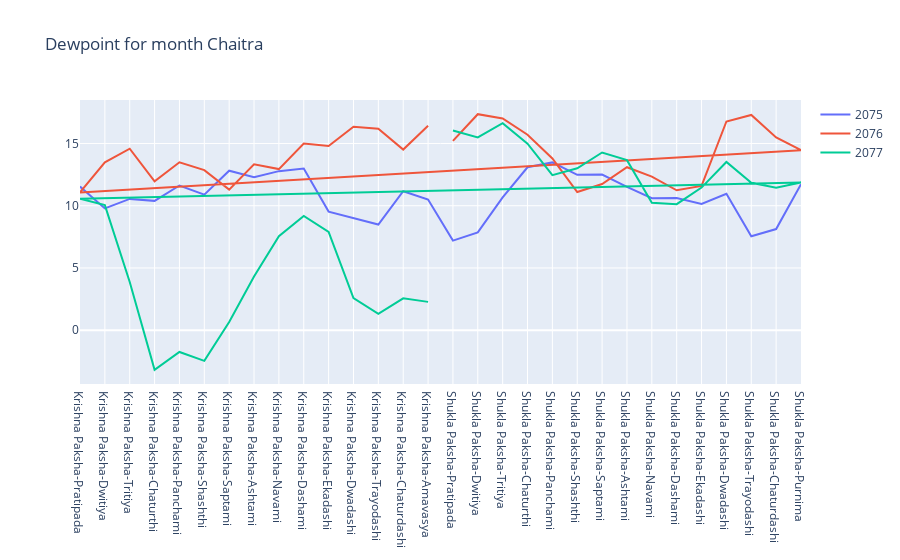
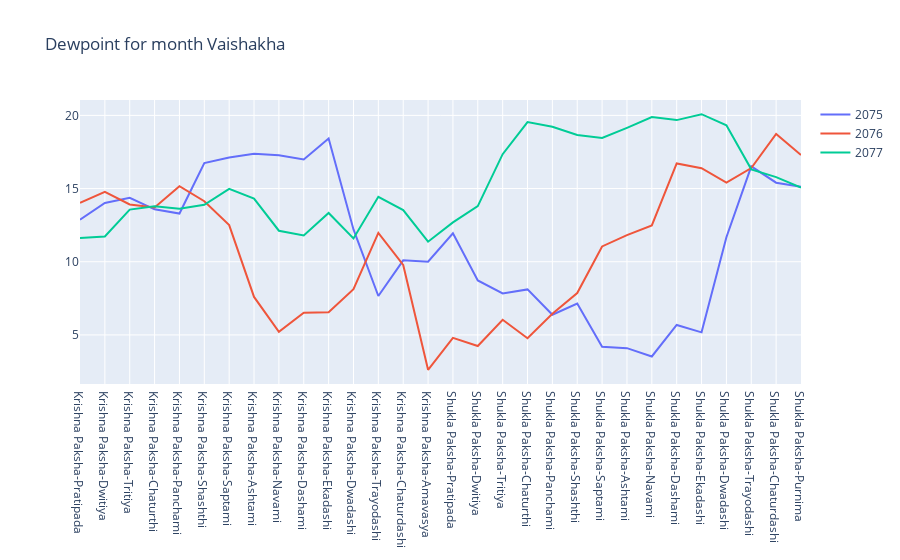
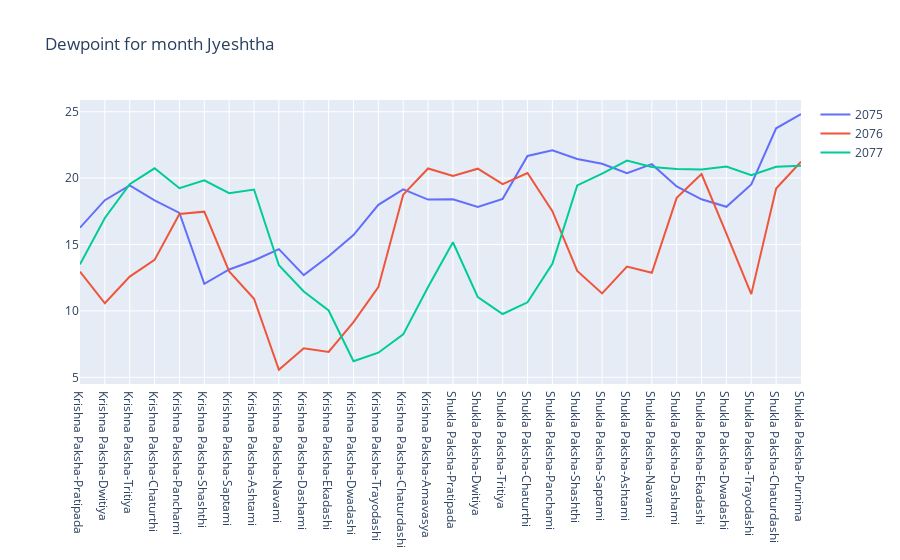
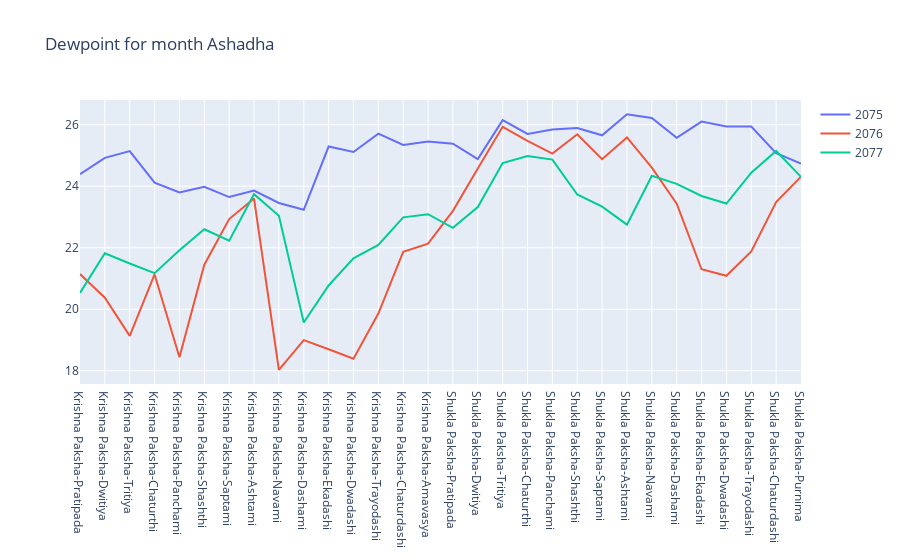

Notebook code for these charts, in order:
### Code cell
# Yearly Temperature comparison for each month according to Hindu calendar
def get_month_name(month_num):
    hindu_month_names = [
    '', 'Chaitra', 'Vaishakha', 'Jyeshtha', 'Ashadha', 'Shravana', 'Bhadra', 
    'Ashwina', 'Kartika', 'Agrahayana', 'Pausa', 'Magha', 'Phalguna'
    ]   
    return hindu_month_names[month_num]

# years array
years = [2075, 2076, 2077]

# months array
months = range(1, 13)

# loop through each month and create a separate figure
for month in months:
    data = []
    layout = dict(title=f"Dewpoint for month {get_month_name(month)}")
    std_dev_arr_hindu = []
    final_std_dev_hindu = []
    
    for year in years:
        # filter data for the given year and month
        filtered = combinedDF[(combinedDF['vikramSamvat'] == year) & (combinedDF['hinduMonthName'] == get_month_name(month))]
        filtered_grouped = filtered.groupby('paksha-tithi', sort=False).agg({'temperature': 'mean','relativeHumidityPercentage': 'mean', 'dewpoint': 'mean','windspeed': 'mean', 'soil_moisture': 'mean', 'hinduMonthName': 'first', 'vikramSamvat': 'first'})

        filtered_grouped = filtered_grouped.reset_index()
        # if(month == 5) :
        #     print(year, get_month_name(month))
        #     print(filtered_grouped)

        std_dev = np.std(filtered_grouped['dewpoint'])
        # print(f"standard deviation for {month} {year} is {std_dev}")
        std_dev_arr_hindu.append(std_dev)

        # create a trace for the year
        trace = go.Scatter(
            x=filtered_grouped['paksha-tithi'],
            y=filtered_grouped['dewpoint'],
            name=str(year)
        )
        
        data.append(trace)
    
    final_std_dev_hindu.append(np.average(std_dev_arr_hindu))
    fig = go.Figure(data=data, layout=layout)
    fig.show()

print(f'Average Monthly Standard Deviation in Hindu Calendar is {np.average(final_std_dev_hindu)}')

### Figure 1 — Plotly figure (JSON) as saved in the notebook; plotly's stock layout.template omitted (floating-point values rounded to 4 significant figures)
{"data": [{"name": "2075", "type": "scatter", "x": ["Krishna Paksha-Pratipada", "Krishna Paksha-Dwitiya", "Krishna Paksha-Tritiya", "Krishna Paksha-Chaturthi", "Krishna Paksha-Panchami", "Krishna Paksha-Shashthi", "Krishna Paksha-Saptami", "Krishna Paksha-Ashtami", "Krishna Paksha-Navami", "Krishna Paksha-Dashami", "Krishna Paksha-Ekadashi", "Krishna Paksha-Dwadashi", "Krishna Paksha-Trayodashi", "Krishna Paksha-Chaturdashi", "Krishna Paksha-Amavasya", "Shukla Paksha-Pratipada", "Shukla Paksha-Dwitiya", "Shukla Paksha-Tritiya", "Shukla Paksha-Chaturthi", "Shukla Paksha-Panchami", "Shukla Paksha-Shashthi", "Shukla Paksha-Saptami", "Shukla Paksha-Ashtami", "Shukla Paksha-Navami", "Shukla Paksha-Dashami", "Shukla Paksha-Ekadashi", "Shukla Paksha-Dwadashi", "Shukla Paksha-Trayodashi", "Shukla Paksha-Chaturdashi", "Shukla Paksha-Purnima"], "y": [11.54, 9.784, 10.55, 10.39, 11.62, 10.89, 12.82, 12.3, 12.78, 12.99, 9.528, 9.023, 8.487, 11.17, 10.5, 7.196, 7.861, 10.67, 13.09, 13.48, 12.49, 12.5, 11.51, 10.6, 10.62, 10.15, 10.96, 7.545, 8.127, 11.73]}, {"name": "2076", "type": "scatter", "x": ["Shukla Paksha-Pratipada", "Shukla Paksha-Dwitiya", "Shukla Paksha-Tritiya", "Shukla Paksha-Chaturthi", "Shukla Paksha-Panchami", "Shukla Paksha-Shashthi", "Shukla Paksha-Saptami", "Shukla Paksha-Ashtami", "Shukla Paksha-Navami", "Shukla Paksha-Dashami", "Shukla Paksha-Ekadashi", "Shukla Paksha-Dwadashi", "Shukla Paksha-Trayodashi", "Shukla Paksha-Chaturdashi", "Shukla Paksha-Purnima", "Krishna Paksha-Pratipada", "Krishna Paksha-Dwitiya", "Krishna Paksha-Tritiya", "Krishna Paksha-Chaturthi", "Krishna Paksha-Panchami", "Krishna Paksha-Shashthi", "Krishna Paksha-Saptami", "Krishna Paksha-Ashtami", "Krishna Paksha-Navami", "Krishna Paksha-Dashami", "Krishna Paksha-Ekadashi", "Krishna Paksha-Dwadashi", "Krishna Paksha-Trayodashi", "Krishna Paksha-Chaturdashi", "Krishna Paksha-Amavasya"], "y": [15.21, 17.36, 17.01, 15.71, 13.8, 11.1, 11.74, 13.1, 12.34, 11.24, 11.59, 16.77, 17.3, 15.49, 14.47, 11.07, 13.49, 14.58, 11.97, 13.49, 12.86, 11.29, 13.33, 12.95, 15.0, 14.8, 16.34, 16.19, 14.52, 16.43]}, {"name": "2077", "type": "scatter", "x": ["Shukla Paksha-Pratipada", "Shukla Paksha-Dwitiya", "Shukla Paksha-Tritiya", "Shukla Paksha-Chaturthi", "Shukla Paksha-Panchami", "Shukla Paksha-Shashthi", "Shukla Paksha-Saptami", "Shukla Paksha-Ashtami", "Shukla Paksha-Navami", "Shukla Paksha-Dashami", "Shukla Paksha-Ekadashi", "Shukla Paksha-Dwadashi", "Shukla Paksha-Trayodashi", "Shukla Paksha-Chaturdashi", "Shukla Paksha-Purnima", "Krishna Paksha-Pratipada", "Krishna Paksha-Dwitiya", "Krishna Paksha-Tritiya", "Krishna Paksha-Chaturthi", "Krishna Paksha-Panchami", "Krishna Paksha-Shashthi", "Krishna Paksha-Saptami", "Krishna Paksha-Ashtami", "Krishna Paksha-Navami", "Krishna Paksha-Dashami", "Krishna Paksha-Ekadashi", "Krishna Paksha-Dwadashi", "Krishna Paksha-Trayodashi", "Krishna Paksha-Chaturdashi", "Krishna Paksha-Amavasya"], "y": [16.04, 15.5, 16.63, 14.98, 12.46, 13.01, 14.28, 13.66, 10.24, 10.13, 11.46, 13.52, 11.85, 11.44, 11.88, 10.57, 10.05, 3.871, -3.186, -1.752, -2.471, 0.6478, 4.318, 7.55, 9.179, 7.904, 2.572, 1.312, 2.554, 2.273]}], "layout": {"title": {"text": "Dewpoint for month Chaitra"}}}

### Figure 2 — Plotly figure (JSON) as saved in the notebook; plotly's stock layout.template omitted (floating-point values rounded to 4 significant figures)
{"data": [{"name": "2075", "type": "scatter", "x": ["Krishna Paksha-Pratipada", "Krishna Paksha-Dwitiya", "Krishna Paksha-Tritiya", "Krishna Paksha-Chaturthi", "Krishna Paksha-Panchami", "Krishna Paksha-Shashthi", "Krishna Paksha-Saptami", "Krishna Paksha-Ashtami", "Krishna Paksha-Navami", "Krishna Paksha-Dashami", "Krishna Paksha-Ekadashi", "Krishna Paksha-Dwadashi", "Krishna Paksha-Trayodashi", "Krishna Paksha-Chaturdashi", "Krishna Paksha-Amavasya", "Shukla Paksha-Pratipada", "Shukla Paksha-Dwitiya", "Shukla Paksha-Tritiya", "Shukla Paksha-Chaturthi", "Shukla Paksha-Panchami", "Shukla Paksha-Shashthi", "Shukla Paksha-Saptami", "Shukla Paksha-Ashtami", "Shukla Paksha-Navami", "Shukla Paksha-Dashami", "Shukla Paksha-Ekadashi", "Shukla Paksha-Dwadashi", "Shukla Paksha-Trayodashi", "Shukla Paksha-Chaturdashi", "Shukla Paksha-Purnima"], "y": [12.87, 14.02, 14.36, 13.58, 13.29, 16.74, 17.12, 17.39, 17.28, 16.99, 18.42, 12.21, 7.658, 10.1, 10, 11.94, 8.723, 7.832, 8.109, 6.376, 7.141, 4.191, 4.095, 3.527, 5.682, 5.174, 11.68, 16.52, 15.4, 15.12]}, {"name": "2076", "type": "scatter", "x": ["Krishna Paksha-Pratipada", "Krishna Paksha-Dwitiya", "Krishna Paksha-Tritiya", "Krishna Paksha-Chaturthi", "Krishna Paksha-Panchami", "Krishna Paksha-Shashthi", "Krishna Paksha-Saptami", "Krishna Paksha-Ashtami", "Krishna Paksha-Navami", "Krishna Paksha-Dashami", "Krishna Paksha-Ekadashi", "Krishna Paksha-Dwadashi", "Krishna Paksha-Trayodashi", "Krishna Paksha-Chaturdashi", "Krishna Paksha-Amavasya", "Shukla Paksha-Pratipada", "Shukla Paksha-Dwitiya", "Shukla Paksha-Tritiya", "Shukla Paksha-Chaturthi", "Shukla Paksha-Panchami", "Shukla Paksha-Shashthi", "Shukla Paksha-Saptami", "Shukla Paksha-Ashtami", "Shukla Paksha-Navami", "Shukla Paksha-Dashami", "Shukla Paksha-Ekadashi", "Shukla Paksha-Dwadashi", "Shukla Paksha-Trayodashi", "Shukla Paksha-Chaturdashi", "Shukla Paksha-Purnima"], "y": [14.03, 14.77, 13.92, 13.71, 15.16, 14.13, 12.5, 7.596, 5.208, 6.519, 6.55, 8.127, 11.97, 9.78, 2.617, 4.796, 4.242, 6.039, 4.773, 6.443, 7.859, 11.05, 11.82, 12.48, 16.71, 16.39, 15.41, 16.4, 18.73, 17.3]}, {"name": "2077", "type": "scatter", "x": ["Krishna Paksha-Pratipada", "Krishna Paksha-Dwitiya", "Krishna Paksha-Tritiya", "Krishna Paksha-Chaturthi", "Krishna Paksha-Panchami", "Krishna Paksha-Shashthi", "Krishna Paksha-Saptami", "Krishna Paksha-Ashtami", "Krishna Paksha-Navami", "Krishna Paksha-Dashami", "Krishna Paksha-Ekadashi", "Krishna Paksha-Dwadashi", "Krishna Paksha-Trayodashi", "Krishna Paksha-Chaturdashi", "Krishna Paksha-Amavasya", "Shukla Paksha-Pratipada", "Shukla Paksha-Dwitiya", "Shukla Paksha-Tritiya", "Shukla Paksha-Chaturthi", "Shukla Paksha-Panchami", "Shukla Paksha-Shashthi", "Shukla Paksha-Saptami", "Shukla Paksha-Ashtami", "Shukla Paksha-Navami", "Shukla Paksha-Dashami", "Shukla Paksha-Ekadashi", "Shukla Paksha-Dwadashi", "Shukla Paksha-Trayodashi", "Shukla Paksha-Chaturdashi", "Shukla Paksha-Purnima"], "y": [11.62, 11.72, 13.56, 13.79, 13.61, 13.89, 14.98, 14.32, 12.12, 11.8, 13.33, 11.59, 14.43, 13.53, 11.37, 12.69, 13.8, 17.35, 19.54, 19.22, 18.66, 18.46, 19.15, 19.88, 19.68, 20.08, 19.32, 16.31, 15.78, 15.06]}], "layout": {"title": {"text": "Dewpoint for month Vaishakha"}}}

### Figure 3 — Plotly figure (JSON) as saved in the notebook; plotly's stock layout.template omitted (floating-point values rounded to 4 significant figures)
{"data": [{"name": "2075", "type": "scatter", "x": ["Krishna Paksha-Pratipada", "Krishna Paksha-Dwitiya", "Krishna Paksha-Tritiya", "Krishna Paksha-Chaturthi", "Krishna Paksha-Panchami", "Krishna Paksha-Shashthi", "Krishna Paksha-Saptami", "Krishna Paksha-Ashtami", "Krishna Paksha-Navami", "Krishna Paksha-Dashami", "Krishna Paksha-Ekadashi", "Krishna Paksha-Dwadashi", "Krishna Paksha-Trayodashi", "Krishna Paksha-Chaturdashi", "Krishna Paksha-Amavasya", "Shukla Paksha-Pratipada", "Shukla Paksha-Dwitiya", "Shukla Paksha-Tritiya", "Shukla Paksha-Chaturthi", "Shukla Paksha-Panchami", "Shukla Paksha-Shashthi", "Shukla Paksha-Saptami", "Shukla Paksha-Ashtami", "Shukla Paksha-Navami", "Shukla Paksha-Dashami", "Shukla Paksha-Ekadashi", "Shukla Paksha-Dwadashi", "Shukla Paksha-Trayodashi", "Shukla Paksha-Chaturdashi", "Shukla Paksha-Purnima"], "y": [16.27, 18.34, 19.45, 18.33, 17.38, 12.04, 13.12, 13.8, 14.65, 12.69, 14.11, 15.71, 17.99, 19.15, 18.38, 18.41, 17.83, 18.44, 21.67, 22.1, 21.45, 21.09, 20.37, 21.05, 19.38, 18.4, 17.84, 19.52, 23.75, 24.82]}, {"name": "2076", "type": "scatter", "x": ["Krishna Paksha-Pratipada", "Krishna Paksha-Dwitiya", "Krishna Paksha-Tritiya", "Krishna Paksha-Chaturthi", "Krishna Paksha-Panchami", "Krishna Paksha-Shashthi", "Krishna Paksha-Saptami", "Krishna Paksha-Ashtami", "Krishna Paksha-Navami", "Krishna Paksha-Dashami", "Krishna Paksha-Ekadashi", "Krishna Paksha-Dwadashi", "Krishna Paksha-Trayodashi", "Krishna Paksha-Chaturdashi", "Krishna Paksha-Amavasya", "Shukla Paksha-Pratipada", "Shukla Paksha-Dwitiya", "Shukla Paksha-Tritiya", "Shukla Paksha-Chaturthi", "Shukla Paksha-Panchami", "Shukla Paksha-Shashthi", "Shukla Paksha-Saptami", "Shukla Paksha-Ashtami", "Shukla Paksha-Navami", "Shukla Paksha-Dashami", "Shukla Paksha-Ekadashi", "Shukla Paksha-Dwadashi", "Shukla Paksha-Trayodashi", "Shukla Paksha-Chaturdashi", "Shukla Paksha-Purnima"], "y": [12.95, 10.58, 12.58, 13.84, 17.3, 17.48, 12.98, 10.92, 5.565, 7.192, 6.912, 9.164, 11.79, 18.76, 20.73, 20.16, 20.71, 19.55, 20.38, 17.51, 13.01, 11.32, 13.34, 12.88, 18.51, 20.3, 15.82, 11.27, 19.22, 21.24]}, {"name": "2077", "type": "scatter", "x": ["Krishna Paksha-Pratipada", "Krishna Paksha-Dwitiya", "Krishna Paksha-Tritiya", "Krishna Paksha-Chaturthi", "Krishna Paksha-Panchami", "Krishna Paksha-Shashthi", "Krishna Paksha-Saptami", "Krishna Paksha-Ashtami", "Krishna Paksha-Navami", "Krishna Paksha-Dashami", "Krishna Paksha-Ekadashi", "Krishna Paksha-Dwadashi", "Krishna Paksha-Trayodashi", "Krishna Paksha-Chaturdashi", "Krishna Paksha-Amavasya", "Shukla Paksha-Pratipada", "Shukla Paksha-Dwitiya", "Shukla Paksha-Tritiya", "Shukla Paksha-Chaturthi", "Shukla Paksha-Panchami", "Shukla Paksha-Shashthi", "Shukla Paksha-Saptami", "Shukla Paksha-Ashtami", "Shukla Paksha-Navami", "Shukla Paksha-Dashami", "Shukla Paksha-Ekadashi", "Shukla Paksha-Dwadashi", "Shukla Paksha-Trayodashi", "Shukla Paksha-Chaturdashi", "Shukla Paksha-Purnima"], "y": [13.5, 17, 19.54, 20.74, 19.24, 19.83, 18.87, 19.14, 13.44, 11.46, 10.03, 6.208, 6.854, 8.231, 11.8, 15.17, 11.04, 9.767, 10.65, 13.55, 19.45, 20.34, 21.33, 20.84, 20.69, 20.66, 20.88, 20.22, 20.86, 20.93]}], "layout": {"title": {"text": "Dewpoint for month Jyeshtha"}}}

### Figure 4 — Plotly figure (JSON) as saved in the notebook; plotly's stock layout.template omitted (floating-point values rounded to 4 significant figures)
{"data": [{"name": "2075", "type": "scatter", "x": ["Krishna Paksha-Pratipada", "Krishna Paksha-Dwitiya", "Krishna Paksha-Tritiya", "Krishna Paksha-Chaturthi", "Krishna Paksha-Panchami", "Krishna Paksha-Shashthi", "Krishna Paksha-Saptami", "Krishna Paksha-Ashtami", "Krishna Paksha-Navami", "Krishna Paksha-Dashami", "Krishna Paksha-Ekadashi", "Krishna Paksha-Dwadashi", "Krishna Paksha-Trayodashi", "Krishna Paksha-Chaturdashi", "Krishna Paksha-Amavasya", "Shukla Paksha-Pratipada", "Shukla Paksha-Dwitiya", "Shukla Paksha-Tritiya", "Shukla Paksha-Chaturthi", "Shukla Paksha-Panchami", "Shukla Paksha-Shashthi", "Shukla Paksha-Saptami", "Shukla Paksha-Ashtami", "Shukla Paksha-Navami", "Shukla Paksha-Dashami", "Shukla Paksha-Ekadashi", "Shukla Paksha-Dwadashi", "Shukla Paksha-Trayodashi", "Shukla Paksha-Chaturdashi", "Shukla Paksha-Purnima"], "y": [24.39, 24.92, 25.14, 24.11, 23.8, 23.98, 23.65, 23.86, 23.46, 23.23, 25.29, 25.11, 25.71, 25.34, 25.46, 25.38, 24.88, 26.15, 25.7, 25.85, 25.9, 25.66, 26.34, 26.22, 25.57, 26.1, 25.94, 25.94, 25.08, 24.73]}, {"name": "2076", "type": "scatter", "x": ["Krishna Paksha-Pratipada", "Krishna Paksha-Dwitiya", "Krishna Paksha-Tritiya", "Krishna Paksha-Chaturthi", "Krishna Paksha-Panchami", "Krishna Paksha-Shashthi", "Krishna Paksha-Saptami", "Krishna Paksha-Ashtami", "Krishna Paksha-Navami", "Krishna Paksha-Dashami", "Krishna Paksha-Ekadashi", "Krishna Paksha-Dwadashi", "Krishna Paksha-Trayodashi", "Krishna Paksha-Chaturdashi", "Krishna Paksha-Amavasya", "Shukla Paksha-Pratipada", "Shukla Paksha-Dwitiya", "Shukla Paksha-Tritiya", "Shukla Paksha-Chaturthi", "Shukla Paksha-Panchami", "Shukla Paksha-Shashthi", "Shukla Paksha-Saptami", "Shukla Paksha-Ashtami", "Shukla Paksha-Navami", "Shukla Paksha-Dashami", "Shukla Paksha-Ekadashi", "Shukla Paksha-Dwadashi", "Shukla Paksha-Trayodashi", "Shukla Paksha-Chaturdashi", "Shukla Paksha-Purnima"], "y": [21.15, 20.38, 19.13, 21.13, 18.44, 21.45, 22.93, 23.6, 18.03, 19.0, 18.7, 18.39, 19.86, 21.87, 22.13, 23.2, 24.58, 25.93, 25.48, 25.06, 25.69, 24.88, 25.59, 24.6, 23.43, 21.3, 21.09, 21.88, 23.48, 24.31]}, {"name": "2077", "type": "scatter", "x": ["Krishna Paksha-Pratipada", "Krishna Paksha-Dwitiya", "Krishna Paksha-Tritiya", "Krishna Paksha-Chaturthi", "Krishna Paksha-Panchami", "Krishna Paksha-Shashthi", "Krishna Paksha-Saptami", "Krishna Paksha-Ashtami", "Krishna Paksha-Navami", "Krishna Paksha-Dashami", "Krishna Paksha-Ekadashi", "Krishna Paksha-Dwadashi", "Krishna Paksha-Trayodashi", "Krishna Paksha-Chaturdashi", "Krishna Paksha-Amavasya", "Shukla Paksha-Pratipada", "Shukla Paksha-Dwitiya", "Shukla Paksha-Tritiya", "Shukla Paksha-Chaturthi", "Shukla Paksha-Panchami", "Shukla Paksha-Shashthi", "Shukla Paksha-Saptami", "Shukla Paksha-Ashtami", "Shukla Paksha-Navami", "Shukla Paksha-Dashami", "Shukla Paksha-Ekadashi", "Shukla Paksha-Dwadashi", "Shukla Paksha-Trayodashi", "Shukla Paksha-Chaturdashi", "Shukla Paksha-Purnima"], "y": [20.53, 21.82, 21.49, 21.18, 21.92, 22.6, 22.23, 23.74, 23.04, 19.57, 20.77, 21.65, 22.09, 22.99, 23.09, 22.65, 23.32, 24.75, 24.98, 24.87, 23.73, 23.34, 22.75, 24.34, 24.08, 23.68, 23.44, 24.44, 25.15, 24.3]}], "layout": {"title": {"text": "Dewpoint for month Ashadha"}}}
